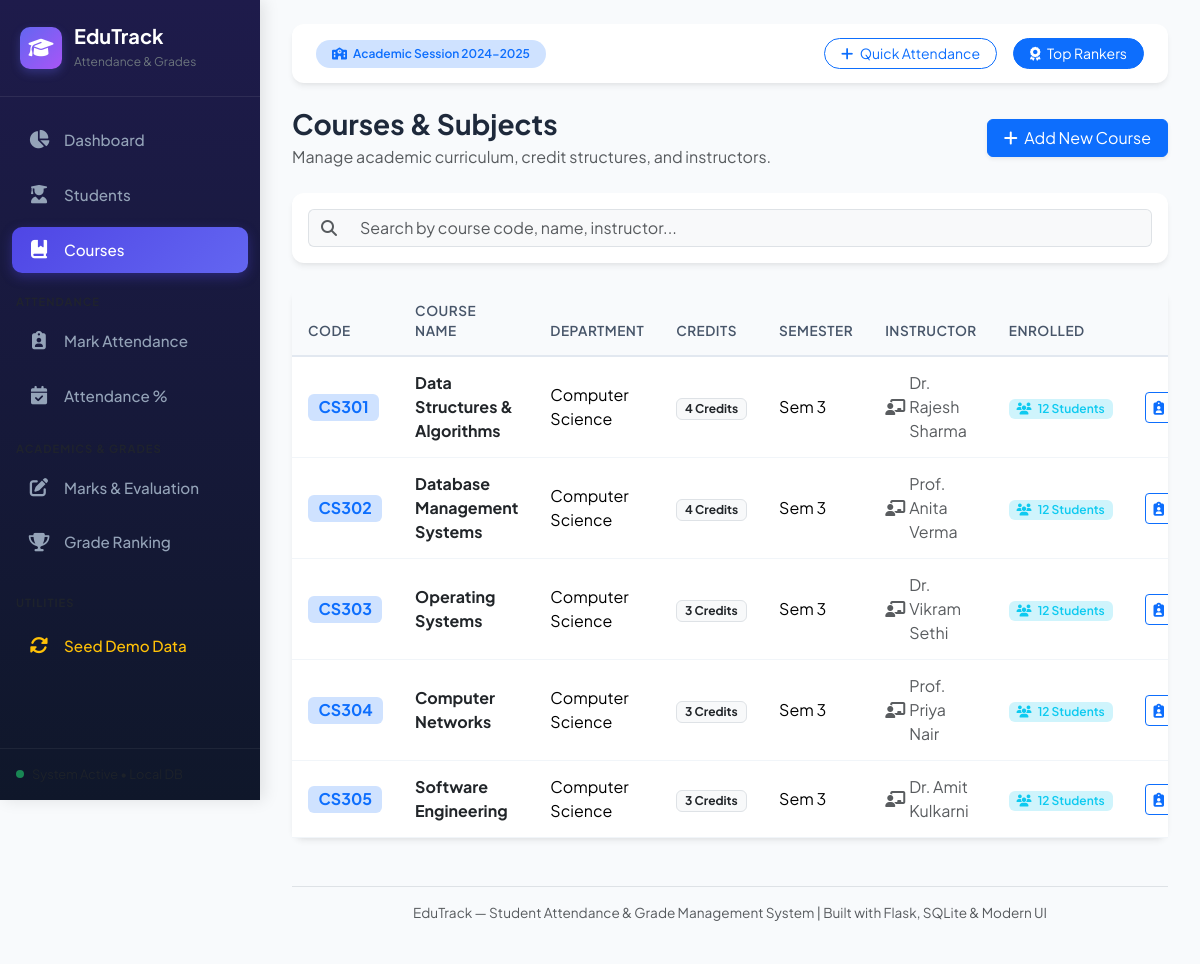
Screenshot of /courses with the database file from the repository.
### tables this page shows
CREATE TABLE courses (
                id INTEGER PRIMARY KEY AUTOINCREMENT,
                course_code TEXT UNIQUE NOT NULL,
                course_name TEXT NOT NULL,
                department TEXT NOT NULL DEFAULT 'Computer Science',
                credits INTEGER NOT NULL DEFAULT 3,
                instructor TEXT NOT NULL,
                semester INTEGER NOT NULL DEFAULT 1
            );

### app.py (the view)
@app.route('/courses')
def courses():
    search = request.args.get('search', '').strip()
    course_list = models.get_all_courses(search_query=search or None)
    return render_template('courses.html', courses=course_list, search=search)

### database.py (called while the page is built)
def get_db():
    conn = sqlite3.connect(DB_PATH)
    conn.row_factory = sqlite3.Row
    conn.execute("PRAGMA foreign_keys = ON")
    return conn

### models.py (called while the page is built)
def get_all_courses(search_query=None):
    with get_db() as conn:
        cursor = conn.cursor()
        query = '''
            SELECT c.*, COUNT(e.student_id) as enrolled_count
            FROM courses c
            LEFT JOIN enrollments e ON c.id = e.course_id
            WHERE 1=1
        '''
        params = []
        if search_query:
            query += " AND (c.course_code LIKE ? OR c.course_name LIKE ? OR c.instructor LIKE ?)"
            wildcard = f"%{search_query.strip()}%"
            params.extend([wildcard, wildcard, wildcard])
        query += " GROUP BY c.id ORDER BY c.course_code ASC"
        cursor.execute(query, params)
        return [dict(row) for row in cursor.fetchall()]

### templates/courses.html (shortened to what this page needs)
{% extends 'base.html' %}
{% block content %}
<div class="d-flex justify-content-between align-items-center mb-4 flex-wrap gap-2">
    <div>
        <h3 class="fw-bold mb-1">Courses & Subjects</h3>
        <p class="text-muted mb-0">Manage academic curriculum, credit structures, and instructors.</p>
    </div>
    <div>
        <button type="button" class="btn btn-primary px-3 shadow-sm" data-bs-toggle="modal" data-bs-target="#addCourseModal">
            <i class="fa-solid fa-plus me-1"></i> Add New Course
        </button>
    </div>
</div>
<div class="card p-3 mb-4">
    <div class="input-group">
        <span class="input-group-text bg-light border-end-0"><i class="fa-solid fa-magnifying-glass text-muted"></i></span>
        <input type="text" class="form-control bg-light border-start-0 table-search-input" data-table-id="coursesTable" placeholder="Search by course code, name, instructor...">
    </div>
</div>
<div class="card">
    <div class="table-responsive">
        <table class="table table-custom align-middle mb-0" id="coursesTable">
            <thead>
                <tr>
                    <th>Code</th>
                    <th>Course Name</th>
                    <th>Department</th>
                    <th>Credits</th>
                    <th>Semester</th>
                    <th>Instructor</th>
                    <th>Enrolled</th>
                    <th class="text-end">Actions</th>
                </tr>
            </thead>
            <tbody>
                {% for c in courses %}
                <tr>
                    <td>
                        <span class="badge bg-primary-subtle text-primary fs-6 fw-bold">{{ c.course_code }}</span>
                    </td>
                    <td>
                        <div class="fw-bold text-dark">{{ c.course_name }}</div>
                    </td>
                    <td>{{ c.department }}</td>
                    <td><span class="badge bg-light text-dark border">{{ c.credits }} Credits</span></td>
                    <td>Sem {{ c.semester }}</td>
                    <td>
                        <div class="d-flex align-items-center gap-1 text-muted">
                            <i class="fa-solid fa-chalkboard-user"></i>
                            <span>{{ c.instructor }}</span>
                        </div>
                    </td>
                    <td>
                        <span class="badge bg-info-subtle text-info fw-semibold">
                            <i class="fa-solid fa-users me-1"></i> {{ c.enrolled_count }} Students
                        </span>
                    </td>
                    <td class="text-end">
                        <div class="btn-group btn-group-sm">
                            <a href="{{ url_for('attendance', course_id=c.id) }}" class="btn btn-outline-primary" title="Take Attendance">
                                <i class="fa-solid fa-clipboard-user"></i>
                            </a>
                        </div>
                    </td>
                </tr>
                {% endfor %}
            </tbody>
        </table>
    </div>
</div>
{% endblock %}

### static/css/style.css (style rules this page uses)
:root { --primary-color: #4f46e5; --primary-hover: #4338ca; --primary-light: #e0e7ff; --secondary-color: #64748b; --success-color: #10b981; --success-light: #d1fae5; --warning-color: #f59e0b; --warning-light: #fef3c7; --danger-color: #ef4444; --danger-light: #fee2e2; --dark-bg: #0f172a; --sidebar-bg: #1e1b4b; --sidebar-hover: #2e287a; --card-shadow: 0 4px 6px -1px rgba(0, 0, 0, 0.07), 0 2px 4px -2px rgba(0, 0, 0, 0.05); --border-radius: 12px; }
body { font-family: 'Plus Jakarta Sans', system-ui, -apple-system, sans-serif; background-color: #f8fafc; color: #1e293b; min-height: 100vh; }
.card { border: none; border-radius: var(--border-radius); box-shadow: var(--card-shadow); background: #ffffff; transition: transform 0.2s ease, box-shadow 0.2s ease; }
.table-custom { margin-bottom: 0; }
.table-custom thead th { background-color: #f8fafc; color: #475569; font-weight: 600; font-size: 0.85rem; text-transform: uppercase; letter-spacing: 0.5px; border-bottom: 2px solid #e2e8f0; padding: 14px 16px; }
.table-custom tbody td { padding: 14px 16px; vertical-align: middle; border-bottom: 1px solid #f1f5f9; }

### rows the page displays
courses: course_code "CS301", course_name "Data Structures & Algorithms", department "Computer Science", credits "4", semester "3", instructor "Dr. Rajesh Sharma", enrolled_count "12"
courses: course_code "CS302", course_name "Database Management Systems", department "Computer Science", credits "4", semester "3", instructor "Prof. Anita Verma", enrolled_count "12"
courses: course_code "CS303", course_name "Operating Systems", department "Computer Science", credits "3", semester "3", instructor "Dr. Vikram Sethi", enrolled_count "12"
courses: course_code "CS304", course_name "Computer Networks", department "Computer Science", credits "3", semester "3", instructor "Prof. Priya Nair", enrolled_count "12"
courses: course_code "CS305", course_name "Software Engineering", department "Computer Science", credits "3", semester "3", instructor "Dr. Amit Kulkarni", enrolled_count "12"
